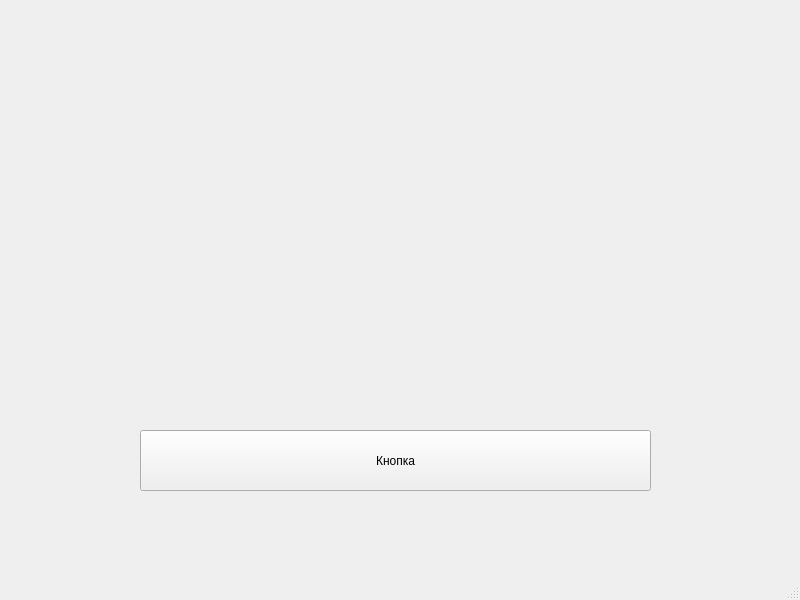
<?xml version="1.0" encoding="UTF-8"?>
<ui version="4.0">
 <class>MainWindow</class>
 <widget class="QMainWindow" name="MainWindow">
  <property name="geometry">
   <rect>
    <x>0</x>
    <y>0</y>
    <width>800</width>
    <height>600</height>
   </rect>
  </property>
  <property name="windowTitle">
   <string>MainWindow</string>
  </property>
  <widget class="QWidget" name="centralwidget">
   <widget class="QPushButton" name="button">
    <property name="geometry">
     <rect>
      <x>140</x>
      <y>430</y>
      <width>511</width>
      <height>61</height>
     </rect>
    </property>
    <property name="text">
     <string>Кнопка</string>
    </property>
   </widget>
  </widget>
  <widget class="QMenuBar" name="menubar">
   <property name="geometry">
    <rect>
     <x>0</x>
     <y>0</y>
     <width>800</width>
     <height>26</height>
    </rect>
   </property>
  </widget>
  <widget class="QStatusBar" name="statusbar"/>
 </widget>
 <resources/>
 <connections/>
</ui>
